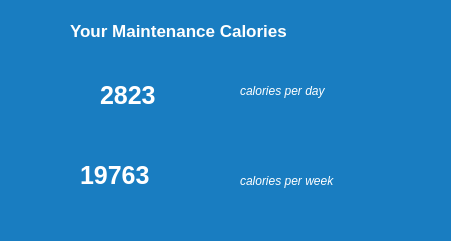
          <widget class="QFrame" name="frame">
           <property name="geometry">
            <rect>
             <x>390</x>
             <y>70</y>
             <width>451</width>
             <height>241</height>
            </rect>
           </property>
           <property name="styleSheet">
            <string notr="true">background-color: rgb(25, 125, 193);
color: rgb(255, 255, 255);
border-radius : 10px;</string>
           </property>
           <property name="frameShape">
            <enum>QFrame::StyledPanel</enum>
           </property>
           <property name="frameShadow">
            <enum>QFrame::Raised</enum>
           </property>
           <widget class="QLabel" name="txtCalpday">
            <property name="enabled">
             <bool>true</bool>
            </property>
            <property name="geometry">
             <rect>
              <x>100</x>
              <y>50</y>
              <width>111</width>
              <height>91</height>
             </rect>
            </property>
            <property name="font">
             <font>
              <pointsize>19</pointsize>
              <weight>75</weight>
              <bold>true</bold>
             </font>
            </property>
            <property name="text">
             <string>2823</string>
            </property>
           </widget>
           <widget class="QLabel" name="label_13">
            <property name="geometry">
             <rect>
              <x>240</x>
              <y>170</y>
              <width>131</width>
              <height>21</height>
             </rect>
            </property>
            <property name="font">
             <font>
              <pointsize>9</pointsize>
              <italic>true</italic>
             </font>
            </property>
            <property name="text">
             <string>calories per week</string>
            </property>
           </widget>
           <widget class="QLabel" name="label_12">
            <property name="geometry">
             <rect>
              <x>240</x>
              <y>80</y>
              <width>121</width>
              <height>21</height>
             </rect>
            </property>
            <property name="font">
             <font>
              <pointsize>9</pointsize>
              <italic>true</italic>
             </font>
            </property>
            <property name="text">
             <string>calories per day</string>
            </property>
           </widget>
           <widget class="QLabel" name="label_3">
            <property name="geometry">
             <rect>
              <x>70</x>
              <y>20</y>
              <width>301</width>
              <height>21</height>
             </rect>
            </property>
            <property name="font">
             <font>
              <pointsize>13</pointsize>
              <weight>75</weight>
              <bold>true</bold>
             </font>
            </property>
            <property name="text">
             <string>Your Maintenance Calories</string>
            </property>
           </widget>
           <widget class="QLabel" name="txtCalpwk">
            <property name="geometry">
             <rect>
              <x>80</x>
              <y>130</y>
              <width>131</width>
              <height>91</height>
             </rect>
            </property>
            <property name="font">
             <font>
              <pointsize>19</pointsize>
              <weight>75</weight>
              <bold>true</bold>
             </font>
            </property>
            <property name="text">
             <string>19763</string>
            </property>
           </widget>
          </widget>
